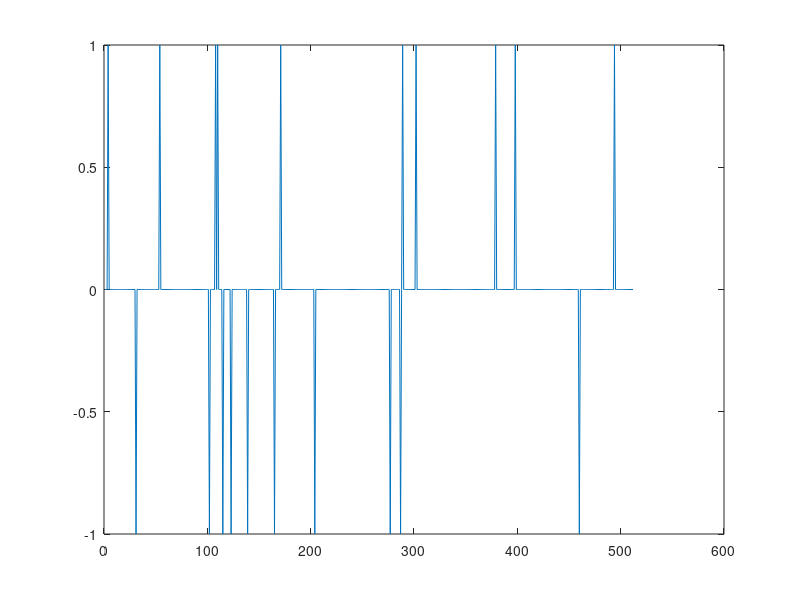

Here is the MATLAB script that generated this plot: (Note: this script raises an error after producing the figure.)
%% addpath for PQN working
%addpath(genpath('/Volumes/Users/linamiao/Dropbox/PQN/'))
cd ../../../../pqnl1;
addpath(genpath(pwd))
cd ../experiments/help_spgl1/modifying/task11lasso
addpath(genpath(pwd))
rmpath('/Volumes/Users/linamiao/Dropbox/PQN/pqnl1/minConF/')

%stream = RandStream.getGlobalStream;
%reset(stream);


%% sample matrix and options
m = 120; n = 512; k = 20; % m rows, n cols, k nonzeros.
A  = randn(m,n); [Q,R] = qr(A',0);  A = Q';

opts.iterations = 100;

% save temp A m n k opts
% clear;
% load temp

%% problem setting
p = randperm(n); x0 = zeros(n,1); x0(p(1:k)) = sign(randn(k,1));
figure;plot(x0)
b  = A*x0;

tau = norm(x0,1);

%% reconstruct
[x_pqn1,r_pqn1,g_pqn1,info_pqn1] = pqnl1_2(A, b, tau, [], zeros(size(x0)), opts);

% using the original minConf_PQN
[x_pqn2,r_pqn2,g_pqn2,info_pqn2] = pqnl1_test(A, b, tau, [], zeros(size(x0)), opts);
